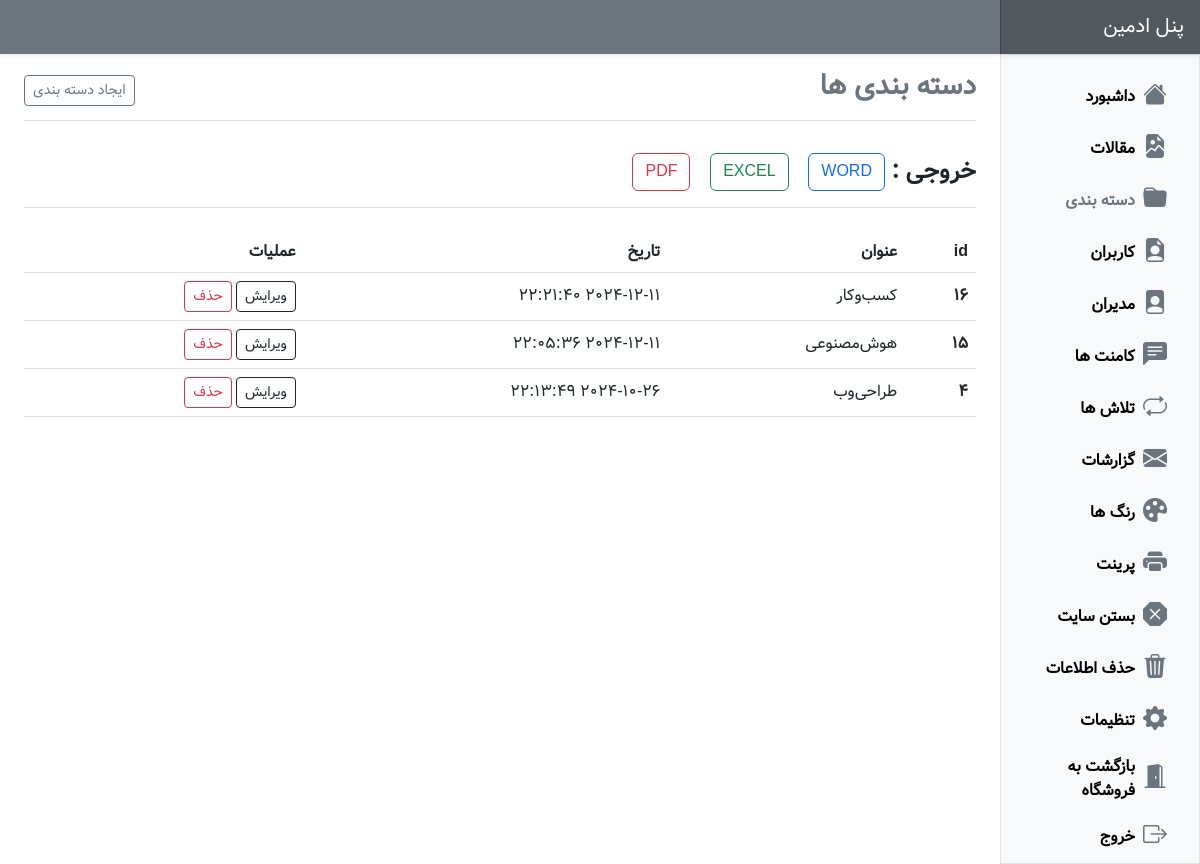
The app's page /admin-panel/pages/categories/index.php (signed in) with its own data.
### tables this page shows
CREATE TABLE `categories` (
  `id` int(11) NOT NULL,
  `title` varchar(255) NOT NULL,
  `count` varchar(255) NOT NULL DEFAULT 'count',
  `time` datetime NOT NULL DEFAULT current_timestamp()
);

### admin-panel/include/db.php (called while the page is built, shortened)
<?php
try {
    if (isset($_SESSION["warning"])) {
        $warning = "text-warning";
    } else if (isset($_SESSION["danger"])) {
        $danger = "text-danger";
    } else if (isset($_SESSION["primary"])) {
        $primary = "text-primary";
    } else if (isset($_SESSION["success"])) {
        $success = "text-success";
    } else {
        $secondary = "text-secondary";
    }
    if (isset($_SESSION["warning"])) {
        $btn_warning = "btn-outline-warning";
    } else if (isset($_SESSION["danger"])) {
        $btn_danger = "btn-outline-danger";
    } else if (isset($_SESSION["primary"])) {
        $btn_primary = "btn-outline-primary";
    } else if (isset($_SESSION["success"])) {
        $btn_success = "btn-outline-success";
    } else {
        $btn_secondary = "btn-outline-secondary";
    }
} catch (PDOException $e) {
    $e->getMessage();
    die;
}

### admin-panel/pages/categories/index.php (the view, shortened to what this page needs)
<?php
include "../../include/layout/header.php";
try {
    $categories = $db->query("SELECT * FROM categories ORDER BY id DESC");
} catch (Exception $e) {
    $e->getMessage();
    die;
}
?>
<div class="container-fluid">
    <div class="row">
        <?php
        include "../../include/layout/sidebar.php"
        ?>
        <main class="col-md-9 ms-sm-auto col-lg-10 px-md-4">
            <div class="d-flex justify-content-between flex-wrap flex-md-nowrap align-items-center pt-3 pb-2 mb-3 border-bottom">
                <h1 class="fs-3 fw-bold <?= $secondary ?> <?= $warning ?> <?= $danger ?> <?= $primary ?> <?= $success ?>">دسته بندی ها</h1>
                <div class="btn-toolbar mb-2 mb-md-0">
                    <a href="./create.php" class="btn btn-sm <?= $btn_secondary ?> <?= $btn_warning ?> <?= $btn_danger ?> <?= $btn_primary ?> <?= $btn_success ?>">
                        ایجاد دسته بندی
                    </a>
                </div>
            </div>
            <form action="../excel/cetegories.php" method="post">
                <div class="d-flex justify-content-between flex-wrap flex-md-nowrap align-items-center pt-3 pb-2 mb-3 border-bottom">
                    <h4 class="fw-bold"> خروجی : <a href="../word/cetegories.php" class="btn btn-outline-primary"> WORD </a> &nbsp; <button name="ex_categories" class="btn btn-outline-success"> EXCEL </button> &nbsp; <a onclick="window.print();" class="btn btn-outline-danger"> PDF </a> </h4>
                </div>
            </form>
            <div class="mt-4">
                <?php if ($categories->rowCount() > 0) : ?>
                    <div class="table-responsive small">
                        <table class="table table-hover align-middle">
                            <thead>
                                <tr>
                                    <th>id</th>
                                    <th>عنوان</th>
                                    <th>تاریخ</th>
                                    <th>عملیات</th>
                                </tr>
                            </thead>
                            <tbody>
                                <?php foreach ($categories as $category) : ?>
                                    <tr>
                                        <th><?= $category['id'] ?></th>
                                        <td><?= $category['title'] ?></td>
                                        <td><?= $category['time'] ?></td>
                                        <td>
                                            <a href="./edit.php?id=<?= $category['id'] ?>" class="btn btn-sm btn-outline-dark">ویرایش</a>
                                            <a href="index.php?action=delete&id=<?= $category['id'] ?>" class="btn btn-sm btn-outline-danger">حذف</a>
                                        </td>
                                    </tr>
                                <?php endforeach ?>
                            </tbody>
                        </table>
                    </div>
                <?php endif ?>
            </div>
        </main>
    </div>
</div>
<?php
include "../../include/layout/footer.php"
?>

### admin-panel/assets/css/style.css (style rules this page uses)
body { font-family: "Vazir", sans-serif; }
td, th { font-size: 1rem; }

### records on screen
categories: id "16", title "کسب‌وکار", time "2024-12-11 22:21:40"
categories: id "15", title "هوش‌مصنوعی", time "2024-12-11 22:05:36"
categories: id "4", title "طراحی‌وب", time "2024-10-26 22:13:49"
